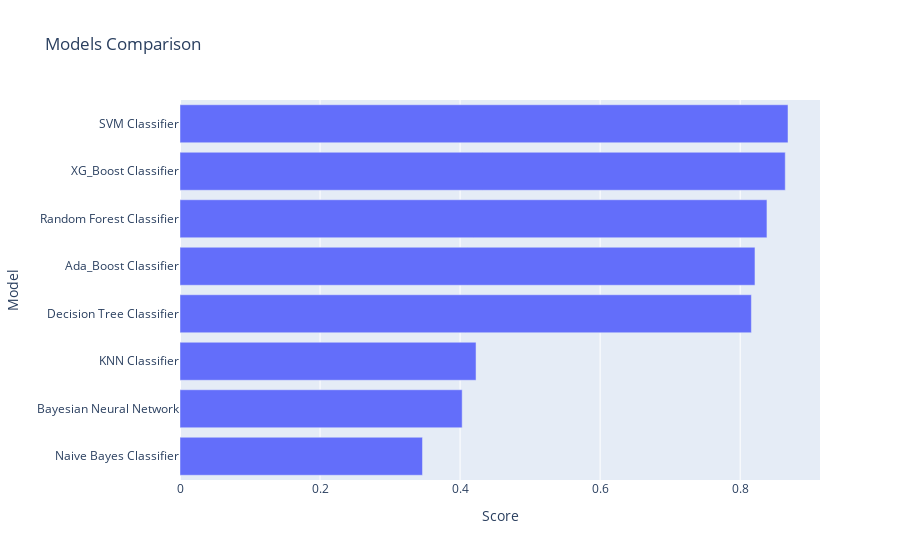

Notebook source saved alongside this figure:
### Markdown cell above
# Model Comparison

### Code cell
models = pd.DataFrame({
    'Model' : [ 'Random Forest Classifier', 'SVM Classifier', 'Naive Bayes Classifier','KNN Classifier', 'XG_Boost Classifier', 'Decision Tree Classifier', 'Ada_Boost Classifier', 'Bayesian Neural Network'],
    'Score' : [rand_forest_acc, svm_acc, gnb_acc, knn_acc, xgb_acc, dtc_acc, ada_acc, bnn_acc]
})

sorted_models = models.sort_values(by = 'Score', ascending = True)

fig = px.bar(data_frame = sorted_models, x = 'Score', y = 'Model', title = 'Models Comparison')

fig.show()

### Figure 1 — Plotly figure (JSON) as saved in the notebook; plotly's stock layout.template omitted (floating-point values rounded to 4 significant figures)
{"data": [{"alignmentgroup": "True", "hovertemplate": "Score=%{x}<br>Model=%{y}<extra></extra>", "legendgroup": "", "marker": {"color": "#636efa", "pattern": {"shape": ""}}, "name": "", "offsetgroup": "", "orientation": "h", "showlegend": false, "textposition": "auto", "type": "bar", "x": [0.3463, 0.403, 0.4228, 0.816, 0.8211, 0.8382, 0.8644, 0.8683], "xaxis": "x", "y": ["Naive Bayes Classifier", "Bayesian Neural Network", "KNN Classifier", "Decision Tree Classifier", "Ada_Boost Classifier", "Random Forest Classifier", "XG_Boost Classifier", "SVM Classifier"], "yaxis": "y"}], "layout": {"barmode": "relative", "legend": {"tracegroupgap": 0}, "title": {"text": "Models Comparison"}, "xaxis": {"anchor": "y", "domain": [0, 1], "title": {"text": "Score"}}, "yaxis": {"anchor": "x", "domain": [0, 1], "title": {"text": "Model"}}}}
